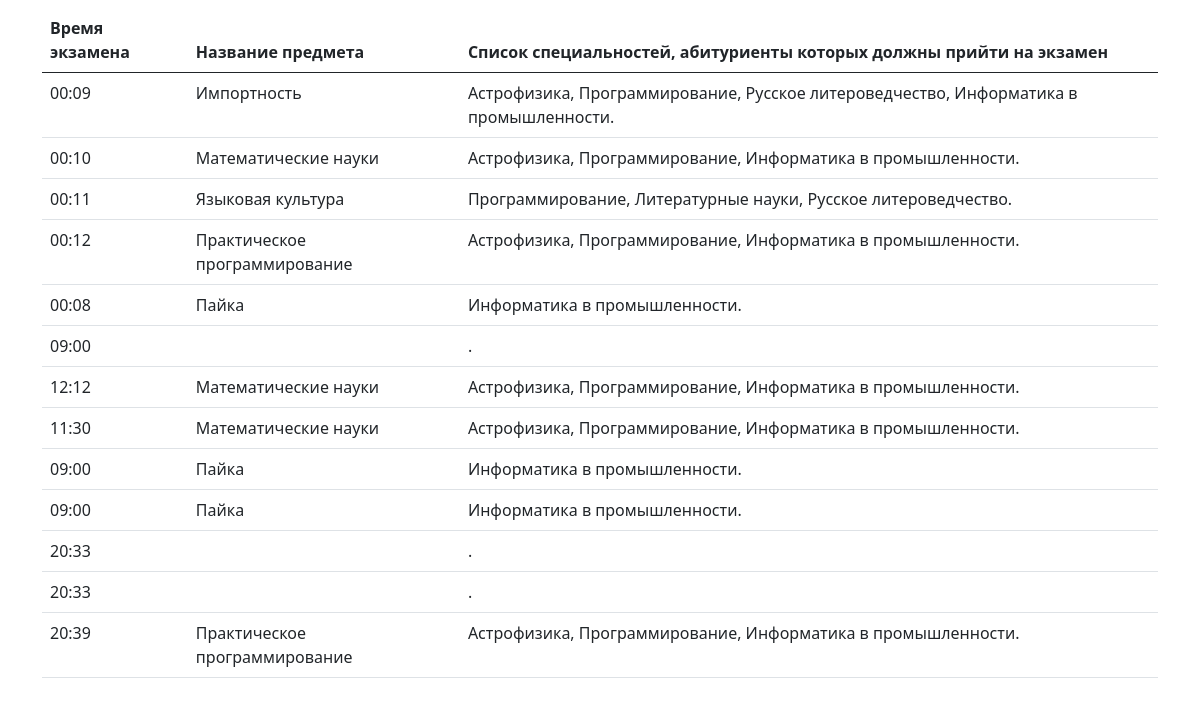
The page /project_testovor_zadanie/subjects-data.php on the database its author committed.
### tables this page shows
CREATE TABLE `schedule` (
  `id` int(11) NOT NULL,
  `id_subject` int(11) NOT NULL,
  `date` datetime NOT NULL
);

CREATE TABLE `subjects` (
  `id` int(11) NOT NULL,
  `title` varchar(500) NOT NULL
);

CREATE TABLE `specialities` (
  `id` int(11) NOT NULL,
  `code` varchar(50) NOT NULL,
  `title` varchar(500) NOT NULL
);

### project_testovor_zadanie/db.php (called while the page is built, shortened)
<?php
function connectToDatabase() {
    $servername = "sql311.infinityfree.com";
    $username = "if0_36580558";
    $password = "3i4ifUp8tUeolGm";
    $dbname = "if0_36580558_wp";
    try {
        $conn = new PDO("mysql:host=$servername;dbname=$dbname", $username, $password);
        $conn->setAttribute(PDO::ATTR_ERRMODE, PDO::ERRMODE_EXCEPTION);
        return $conn;
    } catch(PDOException $e) {
        echo "Connection failed: " . $e->getMessage();
        die();
    }
}
function getSchedule($selectedDate) {
    $conn = connectToDatabase();
    $beginDate = date('Y-m-d H:i:s', strtotime($selectedDate));
    $endDate = date('Y-m-d H:i:s', strtotime($selectedDate.' +1 day -1 second'));
    $sql = "SELECT * FROM schedule WHERE date >= '" . addslashes($beginDate) . "' AND date <= '" . addslashes($endDate) . "'";
    $stmt = $conn->prepare($sql);
    $stmt->execute();
    $schedule = $stmt->fetchAll(PDO::FETCH_ASSOC);
    return $schedule;
}
function getSubject($id_subject){
    $conn = connectToDatabase();
    $sql = "SELECT `title` FROM subjects WHERE id = ".addslashes($id_subject)."";
    $stmt = $conn->prepare($sql);
    $stmt->execute();
    $subject = $stmt->fetchAll(PDO::FETCH_ASSOC);
    return $subject;
}
function getSpecialities($id_subject){
    $conn = connectToDatabase();
    $sql = "SELECT `title` FROM specialities WHERE id IN (SELECT `id_speciality` FROM subjects_to_specialities WHERE id_subject = ?)";
    $stmt = $conn->prepare($sql);
    $stmt->execute([$id_subject]);
    $specialities = $stmt->fetchAll(PDO::FETCH_ASSOC);
    return $specialities;
}

### project_testovor_zadanie/subjects-data.php (the view, shortened to what this page needs)
<!DOCTYPE html>
<html lang="ru">
<head>
    <link href="https://cdn.jsdelivr.net/npm/bootstrap@5.0.2/dist/css/bootstrap.min.css" rel="stylesheet">
    <link rel="stylesheet" href="style.css">
</head>
<body>
<?php
$selectedDate = $_GET['date'];
require_once 'db.php';
$schedule = getSchedule($selectedDate);
?>
<div class="container-sm">
<table class="table table-hover">
<thead>
    <tr>
      <th scope="col">Время экзамена</th>
      <th scope="col">Название предмета</th>
      <th scope="col">Список специальностей, абитуриенты которых должны прийти на экзамен</th>
    </tr>
  </thead>
  <tbody>
  <?php
  foreach ($schedule as $row) {
       $examTime=date('H:i', strtotime($row['date']));
       $subject=getSubject($row['id_subject']);
       $specialities=getSpecialities($row['id_subject']);
       $listOfSpecialities = "";
       foreach ($specialities as $row2) {
           $listOfSpecialities = $listOfSpecialities.$row2['title'].", ";
       }
       echo "<tr><td>".$examTime."</td><td>".$subject[0]['title']."</td><td>".substr($listOfSpecialities, 0, -2).".</td></tr>";
  }
  ?>
  </tbody>
</table>
</div>
</body>
</html>

### rows shown on the page
schedule: date "00:09", id_subject.title "Импортность", listOfSpecialities "Астрофизика, Программирование, Русское литероведчество, Информатика в промышленности"
schedule: date "00:10", id_subject.title "Математические науки", listOfSpecialities "Астрофизика, Программирование, Информатика в промышленности"
schedule: date "00:11", id_subject.title "Языковая культура", listOfSpecialities "Программирование, Литературные науки, Русское литероведчество"
schedule: date "00:12", id_subject.title "Практическое программирование", listOfSpecialities "Астрофизика, Программирование, Информатика в промышленности"
schedule: date "00:08", id_subject.title "Пайка"
specialities: title "Информатика в промышленности"
schedule: date "09:00"
schedule: date "12:12", id_subject.title "Математические науки", listOfSpecialities "Астрофизика, Программирование, Информатика в промышленности"
schedule: date "11:30", id_subject.title "Математические науки", listOfSpecialities "Астрофизика, Программирование, Информатика в промышленности"
schedule: date "09:00", id_subject.title "Пайка"
schedule: date "09:00", id_subject.title "Пайка"
schedule: date "20:33"
schedule: date "20:33"
schedule: date "20:39", id_subject.title "Практическое программирование", listOfSpecialities "Астрофизика, Программирование, Информатика в промышленности"
